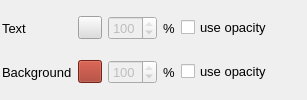
                    <widget class="QWidget" name="gbColors" native="true">
                     <property name="sizePolicy">
                      <sizepolicy hsizetype="Expanding" vsizetype="Preferred">
                       <horstretch>0</horstretch>
                       <verstretch>0</verstretch>
                      </sizepolicy>
                     </property>
                     <property name="minimumSize">
                      <size>
                       <width>0</width>
                       <height>92</height>
                      </size>
                     </property>
                     <property name="font">
                      <font>
                       <family>Arial</family>
                       <pointsize>10</pointsize>
                       <weight>75</weight>
                       <bold>true</bold>
                      </font>
                     </property>
                     <layout class="QGridLayout" name="gridLayout_7" rowstretch="0,0">
                      <property name="leftMargin">
                       <number>2</number>
                      </property>
                      <property name="topMargin">
                       <number>2</number>
                      </property>
                      <property name="rightMargin">
                       <number>2</number>
                      </property>
                      <property name="bottomMargin">
                       <number>2</number>
                      </property>
                      <property name="horizontalSpacing">
                       <number>6</number>
                      </property>
                      <item row="0" column="5">
                       <spacer name="horizontalSpacer_9">
                        <property name="orientation">
                         <enum>Qt::Horizontal</enum>
                        </property>
                        <property name="sizeHint" stdset="0">
                         <size>
                          <width>33</width>
                          <height>20</height>
                         </size>
                        </property>
                       </spacer>
                      </item>
                      <item row="0" column="3">
                       <widget class="QLabel" name="label_34">
                        <property name="font">
                         <font>
                          <family>Arial</family>
                          <pointsize>10</pointsize>
                          <weight>50</weight>
                          <bold>false</bold>
                         </font>
                        </property>
                        <property name="text">
                         <string>%</string>
                        </property>
                       </widget>
                      </item>
                      <item row="0" column="4">
                       <widget class="QCheckBox" name="chkTextOpacity">
                        <property name="font">
                         <font>
                          <family>Arial</family>
                          <pointsize>10</pointsize>
                          <weight>50</weight>
                          <bold>false</bold>
                         </font>
                        </property>
                        <property name="toolTip">
                         <string>Turn opacit on or off</string>
                        </property>
                        <property name="text">
                         <string>use opacity</string>
                        </property>
                       </widget>
                      </item>
                      <item row="1" column="0">
                       <widget class="QLabel" name="label_33">
                        <property name="font">
                         <font>
                          <family>Arial</family>
                          <pointsize>10</pointsize>
                          <weight>50</weight>
                          <bold>false</bold>
                         </font>
                        </property>
                        <property name="text">
                         <string>Background</string>
                        </property>
                       </widget>
                      </item>
                      <item row="1" column="3">
                       <widget class="QLabel" name="label_35">
                        <property name="font">
                         <font>
                          <family>Arial</family>
                          <pointsize>10</pointsize>
                          <weight>50</weight>
                          <bold>false</bold>
                         </font>
                        </property>
                        <property name="text">
                         <string>%</string>
                        </property>
                       </widget>
                      </item>
                      <item row="1" column="2">
                       <widget class="QSpinBox" name="sbBackgroundOpacity">
                        <property name="enabled">
                         <bool>false</bool>
                        </property>
                        <property name="font">
                         <font>
                          <family>Arial</family>
                          <pointsize>10</pointsize>
                          <weight>50</weight>
                          <bold>false</bold>
                         </font>
                        </property>
                        <property name="minimum">
                         <number>0</number>
                        </property>
                        <property name="maximum">
                         <number>100</number>
                        </property>
                        <property name="singleStep">
                         <number>10</number>
                        </property>
                        <property name="value">
                         <number>100</number>
                        </property>
                       </widget>
                      </item>
                      <item row="1" column="4">
                       <widget class="QCheckBox" name="chkBackgroundOpacity">
                        <property name="font">
                         <font>
                          <family>Arial</family>
                          <pointsize>10</pointsize>
                          <weight>50</weight>
                          <bold>false</bold>
                         </font>
                        </property>
                        <property name="toolTip">
                         <string>Turn opacit on or off</string>
                        </property>
                        <property name="text">
                         <string>use opacity</string>
                        </property>
                       </widget>
                      </item>
                      <item row="1" column="1">
                       <widget class="QToolButton" name="btnBackground">
                        <property name="sizePolicy">
                         <sizepolicy hsizetype="Fixed" vsizetype="Fixed">
                          <horstretch>0</horstretch>
                          <verstretch>0</verstretch>
                         </sizepolicy>
                        </property>
                        <property name="styleSheet">
                         <string notr="true">QToolButton {background-color:#a03020;}</string>
                        </property>
                        <property name="text">
                         <string/>
                        </property>
                       </widget>
                      </item>
                      <item row="0" column="1">
                       <widget class="QToolButton" name="btnForeground">
                        <property name="sizePolicy">
                         <sizepolicy hsizetype="Fixed" vsizetype="Fixed">
                          <horstretch>0</horstretch>
                          <verstretch>0</verstretch>
                         </sizepolicy>
                        </property>
                        <property name="font">
                         <font>
                          <family>MS Shell Dlg 2</family>
                          <pointsize>10</pointsize>
                          <weight>50</weight>
                          <bold>false</bold>
                         </font>
                        </property>
                        <property name="styleSheet">
                         <string notr="true">QToolButton {background-color:#ddd;}</string>
                        </property>
                        <property name="text">
                         <string/>
                        </property>
                       </widget>
                      </item>
                      <item row="0" column="0">
                       <widget class="QLabel" name="label_26">
                        <property name="font">
                         <font>
                          <family>Arial</family>
                          <pointsize>10</pointsize>
                          <weight>50</weight>
                          <bold>false</bold>
                         </font>
                        </property>
                        <property name="text">
                         <string>Text</string>
                        </property>
                       </widget>
                      </item>
                      <item row="0" column="2">
                       <widget class="QSpinBox" name="sbTextOpacity">
                        <property name="enabled">
                         <bool>false</bool>
                        </property>
                        <property name="font">
                         <font>
                          <family>Arial</family>
                          <pointsize>10</pointsize>
                          <weight>50</weight>
                          <bold>false</bold>
                         </font>
                        </property>
                        <property name="minimum">
                         <number>0</number>
                        </property>
                        <property name="maximum">
                         <number>100</number>
                        </property>
                        <property name="singleStep">
                         <number>10</number>
                        </property>
                        <property name="value">
                         <number>100</number>
                        </property>
                       </widget>
                      </item>
                     </layout>
                    </widget>
